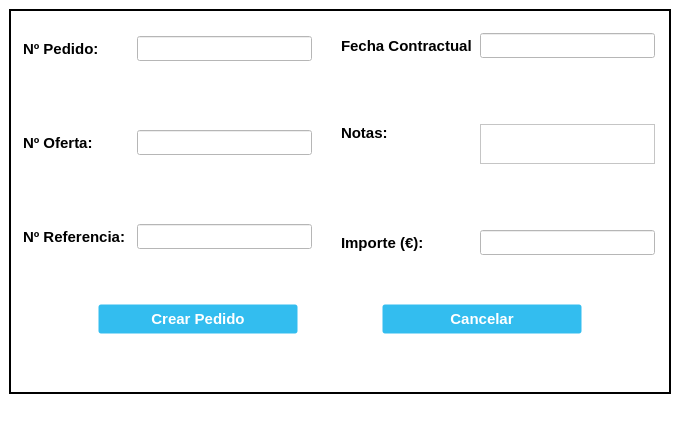
<?xml version="1.0" encoding="UTF-8"?>
<ui version="4.0">
 <class>New_Order_Window</class>
 <widget class="QMainWindow" name="New_Order_Window">
  <property name="geometry">
   <rect>
    <x>0</x>
    <y>0</y>
    <width>680</width>
    <height>425</height>
   </rect>
  </property>
  <property name="minimumSize">
   <size>
    <width>680</width>
    <height>425</height>
   </size>
  </property>
  <property name="maximumSize">
   <size>
    <width>680</width>
    <height>425</height>
   </size>
  </property>
  <property name="windowTitle">
   <string>Nuevo Pedido</string>
  </property>
  <property name="windowIcon">
   <iconset>
    <normaloff>//nas01/DATOS/Comunes/EIPSA-ERP/Recursos/Iconos/icon.ico</normaloff>//nas01/DATOS/Comunes/EIPSA-ERP/Recursos/Iconos/icon.ico</iconset>
  </property>
  <property name="styleSheet">
   <string notr="true">QWidget {
background-color: rgb(255, 255, 255);
}

.QFrame {
	border: 2px solid black;
}

QPushButton {
background-color: #33bdef;
  border: 1px solid transparent;
  border-radius: 3px;
  box-shadow: rgba(255, 255, 255, .4) 0 1px 0 0 inset;
  box-sizing: border-box;
  color: #fff;
  cursor: pointer;
  display: inline-block;
  font-family: -apple-system,system-ui,&quot;Segoe UI&quot;,&quot;Liberation Sans&quot;,sans-serif;
  font-size: 15px;
  font-weight: 800;
  line-height: 1.15385;
  margin: 0;
  outline: none;
  padding: 8px .8em;
  text-align: center;
  text-decoration: none;
  text-shadow: 0px 1px 0px #263666;
  user-select: none;
  -webkit-user-select: none;
  touch-action: manipulation;
  vertical-align: baseline;
  white-space: nowrap;
}

QPushButton:hover {
	background-color: #019ad2;
	border-color: rgb(0, 0, 0);
}

QPushButton:pressed {
	background-color: rgb(1, 140, 190);
	border-color: rgb(255, 255, 255);
}</string>
  </property>
  <widget class="QWidget" name="centralwidget">
   <layout class="QGridLayout" name="gridLayout">
    <item row="0" column="0">
     <widget class="QFrame" name="frame">
      <property name="frameShape">
       <enum>QFrame::StyledPanel</enum>
      </property>
      <property name="frameShadow">
       <enum>QFrame::Raised</enum>
      </property>
      <layout class="QVBoxLayout" name="verticalLayout">
       <item>
        <spacer name="verticalSpacer_2">
         <property name="orientation">
          <enum>Qt::Vertical</enum>
         </property>
         <property name="sizeType">
          <enum>QSizePolicy::Fixed</enum>
         </property>
         <property name="sizeHint" stdset="0">
          <size>
           <width>20</width>
           <height>10</height>
          </size>
         </property>
        </spacer>
       </item>
       <item>
        <layout class="QHBoxLayout" name="hLayout">
         <item>
          <layout class="QVBoxLayout" name="vLayout1">
           <property name="leftMargin">
            <number>0</number>
           </property>
           <property name="rightMargin">
            <number>0</number>
           </property>
           <item>
            <widget class="QLabel" name="label_NumOrder">
             <property name="minimumSize">
              <size>
               <width>105</width>
               <height>25</height>
              </size>
             </property>
             <property name="maximumSize">
              <size>
               <width>105</width>
               <height>25</height>
              </size>
             </property>
             <property name="font">
              <font>
               <pointsize>11</pointsize>
               <bold>true</bold>
              </font>
             </property>
             <property name="text">
              <string>Nº Pedido:</string>
             </property>
             <property name="alignment">
              <set>Qt::AlignLeading|Qt::AlignLeft|Qt::AlignVCenter</set>
             </property>
            </widget>
           </item>
           <item>
            <spacer name="vSpacer1">
             <property name="orientation">
              <enum>Qt::Vertical</enum>
             </property>
             <property name="sizeType">
              <enum>QSizePolicy::Fixed</enum>
             </property>
             <property name="sizeHint" stdset="0">
              <size>
               <width>20</width>
               <height>60</height>
              </size>
             </property>
            </spacer>
           </item>
           <item>
            <widget class="QLabel" name="label_NumOffer">
             <property name="minimumSize">
              <size>
               <width>105</width>
               <height>25</height>
              </size>
             </property>
             <property name="maximumSize">
              <size>
               <width>105</width>
               <height>25</height>
              </size>
             </property>
             <property name="font">
              <font>
               <pointsize>11</pointsize>
               <bold>true</bold>
              </font>
             </property>
             <property name="text">
              <string>Nº Oferta:</string>
             </property>
             <property name="alignment">
              <set>Qt::AlignLeading|Qt::AlignLeft|Qt::AlignVCenter</set>
             </property>
            </widget>
           </item>
           <item>
            <spacer name="vSpacer2">
             <property name="orientation">
              <enum>Qt::Vertical</enum>
             </property>
             <property name="sizeType">
              <enum>QSizePolicy::Fixed</enum>
             </property>
             <property name="sizeHint" stdset="0">
              <size>
               <width>20</width>
               <height>60</height>
              </size>
             </property>
            </spacer>
           </item>
           <item>
            <widget class="QLabel" name="label_NumRef">
             <property name="minimumSize">
              <size>
               <width>105</width>
               <height>25</height>
              </size>
             </property>
             <property name="maximumSize">
              <size>
               <width>105</width>
               <height>25</height>
              </size>
             </property>
             <property name="font">
              <font>
               <pointsize>11</pointsize>
               <bold>true</bold>
              </font>
             </property>
             <property name="text">
              <string>Nº Referencia:</string>
             </property>
             <property name="alignment">
              <set>Qt::AlignLeading|Qt::AlignLeft|Qt::AlignVCenter</set>
             </property>
            </widget>
           </item>
          </layout>
         </item>
         <item>
          <layout class="QVBoxLayout" name="vLayout2">
           <item>
            <widget class="QLineEdit" name="NumOrder_NewOrder">
             <property name="minimumSize">
              <size>
               <width>175</width>
               <height>25</height>
              </size>
             </property>
             <property name="maximumSize">
              <size>
               <width>175</width>
               <height>25</height>
              </size>
             </property>
             <property name="font">
              <font>
               <pointsize>10</pointsize>
              </font>
             </property>
             <property name="alignment">
              <set>Qt::AlignCenter</set>
             </property>
            </widget>
           </item>
           <item>
            <spacer name="vSpacer4">
             <property name="orientation">
              <enum>Qt::Vertical</enum>
             </property>
             <property name="sizeType">
              <enum>QSizePolicy::Fixed</enum>
             </property>
             <property name="sizeHint" stdset="0">
              <size>
               <width>20</width>
               <height>60</height>
              </size>
             </property>
            </spacer>
           </item>
           <item>
            <widget class="QLineEdit" name="NewOffer_NewOrder">
             <property name="minimumSize">
              <size>
               <width>175</width>
               <height>25</height>
              </size>
             </property>
             <property name="maximumSize">
              <size>
               <width>175</width>
               <height>25</height>
              </size>
             </property>
             <property name="font">
              <font>
               <pointsize>10</pointsize>
              </font>
             </property>
             <property name="alignment">
              <set>Qt::AlignCenter</set>
             </property>
            </widget>
           </item>
           <item>
            <spacer name="vSpacer5">
             <property name="orientation">
              <enum>Qt::Vertical</enum>
             </property>
             <property name="sizeType">
              <enum>QSizePolicy::Fixed</enum>
             </property>
             <property name="sizeHint" stdset="0">
              <size>
               <width>20</width>
               <height>60</height>
              </size>
             </property>
            </spacer>
           </item>
           <item>
            <widget class="QLineEdit" name="NumRef_NewOrder">
             <property name="minimumSize">
              <size>
               <width>175</width>
               <height>25</height>
              </size>
             </property>
             <property name="maximumSize">
              <size>
               <width>175</width>
               <height>25</height>
              </size>
             </property>
             <property name="font">
              <font>
               <pointsize>10</pointsize>
              </font>
             </property>
             <property name="alignment">
              <set>Qt::AlignCenter</set>
             </property>
            </widget>
           </item>
          </layout>
         </item>
         <item>
          <spacer name="hSpacer">
           <property name="orientation">
            <enum>Qt::Horizontal</enum>
           </property>
           <property name="sizeType">
            <enum>QSizePolicy::Fixed</enum>
           </property>
           <property name="sizeHint" stdset="0">
            <size>
             <width>20</width>
             <height>20</height>
            </size>
           </property>
          </spacer>
         </item>
         <item>
          <layout class="QVBoxLayout" name="vLayout3">
           <item>
            <widget class="QLabel" name="label_ContracDate">
             <property name="minimumSize">
              <size>
               <width>130</width>
               <height>25</height>
              </size>
             </property>
             <property name="maximumSize">
              <size>
               <width>130</width>
               <height>25</height>
              </size>
             </property>
             <property name="font">
              <font>
               <pointsize>11</pointsize>
               <bold>true</bold>
              </font>
             </property>
             <property name="text">
              <string>Fecha Contractual:</string>
             </property>
             <property name="alignment">
              <set>Qt::AlignLeading|Qt::AlignLeft|Qt::AlignVCenter</set>
             </property>
            </widget>
           </item>
           <item>
            <spacer name="vSpacer7">
             <property name="orientation">
              <enum>Qt::Vertical</enum>
             </property>
             <property name="sizeType">
              <enum>QSizePolicy::Fixed</enum>
             </property>
             <property name="sizeHint" stdset="0">
              <size>
               <width>20</width>
               <height>60</height>
              </size>
             </property>
            </spacer>
           </item>
           <item>
            <widget class="QLabel" name="label_Notes">
             <property name="minimumSize">
              <size>
               <width>130</width>
               <height>40</height>
              </size>
             </property>
             <property name="maximumSize">
              <size>
               <width>130</width>
               <height>40</height>
              </size>
             </property>
             <property name="font">
              <font>
               <pointsize>11</pointsize>
               <bold>true</bold>
              </font>
             </property>
             <property name="text">
              <string>Notas:</string>
             </property>
             <property name="alignment">
              <set>Qt::AlignLeading|Qt::AlignLeft|Qt::AlignTop</set>
             </property>
            </widget>
           </item>
           <item>
            <spacer name="vSpacer8">
             <property name="orientation">
              <enum>Qt::Vertical</enum>
             </property>
             <property name="sizeType">
              <enum>QSizePolicy::Fixed</enum>
             </property>
             <property name="sizeHint" stdset="0">
              <size>
               <width>20</width>
               <height>60</height>
              </size>
             </property>
            </spacer>
           </item>
           <item>
            <widget class="QLabel" name="label_Amount">
             <property name="minimumSize">
              <size>
               <width>130</width>
               <height>25</height>
              </size>
             </property>
             <property name="maximumSize">
              <size>
               <width>130</width>
               <height>25</height>
              </size>
             </property>
             <property name="font">
              <font>
               <pointsize>11</pointsize>
               <bold>true</bold>
              </font>
             </property>
             <property name="text">
              <string>Importe (€):</string>
             </property>
             <property name="alignment">
              <set>Qt::AlignLeading|Qt::AlignLeft|Qt::AlignVCenter</set>
             </property>
            </widget>
           </item>
          </layout>
         </item>
         <item>
          <layout class="QVBoxLayout" name="vlLayout4">
           <item>
            <widget class="QLineEdit" name="ContracDate_NewOrder">
             <property name="minimumSize">
              <size>
               <width>175</width>
               <height>25</height>
              </size>
             </property>
             <property name="maximumSize">
              <size>
               <width>175</width>
               <height>25</height>
              </size>
             </property>
             <property name="font">
              <font>
               <pointsize>10</pointsize>
              </font>
             </property>
            </widget>
           </item>
           <item>
            <spacer name="vSpacer10">
             <property name="orientation">
              <enum>Qt::Vertical</enum>
             </property>
             <property name="sizeType">
              <enum>QSizePolicy::Fixed</enum>
             </property>
             <property name="sizeHint" stdset="0">
              <size>
               <width>20</width>
               <height>60</height>
              </size>
             </property>
            </spacer>
           </item>
           <item>
            <widget class="QTextEdit" name="Notes_NewOrder">
             <property name="minimumSize">
              <size>
               <width>175</width>
               <height>40</height>
              </size>
             </property>
             <property name="maximumSize">
              <size>
               <width>175</width>
               <height>40</height>
              </size>
             </property>
             <property name="font">
              <font>
               <pointsize>10</pointsize>
              </font>
             </property>
            </widget>
           </item>
           <item>
            <spacer name="vSpacer11">
             <property name="orientation">
              <enum>Qt::Vertical</enum>
             </property>
             <property name="sizeType">
              <enum>QSizePolicy::Fixed</enum>
             </property>
             <property name="sizeHint" stdset="0">
              <size>
               <width>20</width>
               <height>60</height>
              </size>
             </property>
            </spacer>
           </item>
           <item>
            <widget class="QLineEdit" name="Amount_NewOrder">
             <property name="minimumSize">
              <size>
               <width>175</width>
               <height>25</height>
              </size>
             </property>
             <property name="maximumSize">
              <size>
               <width>175</width>
               <height>25</height>
              </size>
             </property>
             <property name="font">
              <font>
               <pointsize>10</pointsize>
              </font>
             </property>
             <property name="alignment">
              <set>Qt::AlignCenter</set>
             </property>
            </widget>
           </item>
          </layout>
         </item>
        </layout>
       </item>
       <item>
        <spacer name="vSpacer">
         <property name="orientation">
          <enum>Qt::Vertical</enum>
         </property>
         <property name="sizeType">
          <enum>QSizePolicy::Fixed</enum>
         </property>
         <property name="sizeHint" stdset="0">
          <size>
           <width>20</width>
           <height>40</height>
          </size>
         </property>
        </spacer>
       </item>
       <item>
        <layout class="QHBoxLayout" name="hLayout1">
         <item>
          <widget class="QPushButton" name="Button_NewOrder">
           <property name="sizePolicy">
            <sizepolicy hsizetype="Minimum" vsizetype="Minimum">
             <horstretch>0</horstretch>
             <verstretch>0</verstretch>
            </sizepolicy>
           </property>
           <property name="minimumSize">
            <size>
             <width>200</width>
             <height>30</height>
            </size>
           </property>
           <property name="maximumSize">
            <size>
             <width>200</width>
             <height>30</height>
            </size>
           </property>
           <property name="text">
            <string>Crear Pedido</string>
           </property>
          </widget>
         </item>
         <item>
          <widget class="QPushButton" name="Button_Cancel">
           <property name="sizePolicy">
            <sizepolicy hsizetype="Minimum" vsizetype="Minimum">
             <horstretch>0</horstretch>
             <verstretch>0</verstretch>
            </sizepolicy>
           </property>
           <property name="minimumSize">
            <size>
             <width>200</width>
             <height>30</height>
            </size>
           </property>
           <property name="maximumSize">
            <size>
             <width>200</width>
             <height>30</height>
            </size>
           </property>
           <property name="text">
            <string>Cancelar</string>
           </property>
          </widget>
         </item>
        </layout>
       </item>
       <item>
        <spacer name="verticalSpacer">
         <property name="orientation">
          <enum>Qt::Vertical</enum>
         </property>
         <property name="sizeType">
          <enum>QSizePolicy::Fixed</enum>
         </property>
         <property name="sizeHint" stdset="0">
          <size>
           <width>20</width>
           <height>10</height>
          </size>
         </property>
        </spacer>
       </item>
       <item>
        <widget class="QLabel" name="label_error_neworder">
         <property name="minimumSize">
          <size>
           <width>0</width>
           <height>25</height>
          </size>
         </property>
         <property name="maximumSize">
          <size>
           <width>16777215</width>
           <height>25</height>
          </size>
         </property>
         <property name="styleSheet">
          <string notr="true">color: rgb(255, 0, 0);</string>
         </property>
         <property name="text">
          <string/>
         </property>
         <property name="alignment">
          <set>Qt::AlignCenter</set>
         </property>
        </widget>
       </item>
      </layout>
     </widget>
    </item>
   </layout>
  </widget>
  <widget class="QMenuBar" name="menubar">
   <property name="geometry">
    <rect>
     <x>0</x>
     <y>0</y>
     <width>680</width>
     <height>22</height>
    </rect>
   </property>
  </widget>
  <widget class="QStatusBar" name="statusbar"/>
 </widget>
 <tabstops>
  <tabstop>NumOrder_NewOrder</tabstop>
  <tabstop>NewOffer_NewOrder</tabstop>
  <tabstop>Button_NewOrder</tabstop>
  <tabstop>Button_Cancel</tabstop>
 </tabstops>
 <resources/>
 <connections>
  <connection>
   <sender>Button_Cancel</sender>
   <signal>clicked()</signal>
   <receiver>New_Order_Window</receiver>
   <slot>close()</slot>
   <hints>
    <hint type="sourcelabel">
     <x>524</x>
     <y>441</y>
    </hint>
    <hint type="destinationlabel">
     <x>557</x>
     <y>508</y>
    </hint>
   </hints>
  </connection>
 </connections>
</ui>
